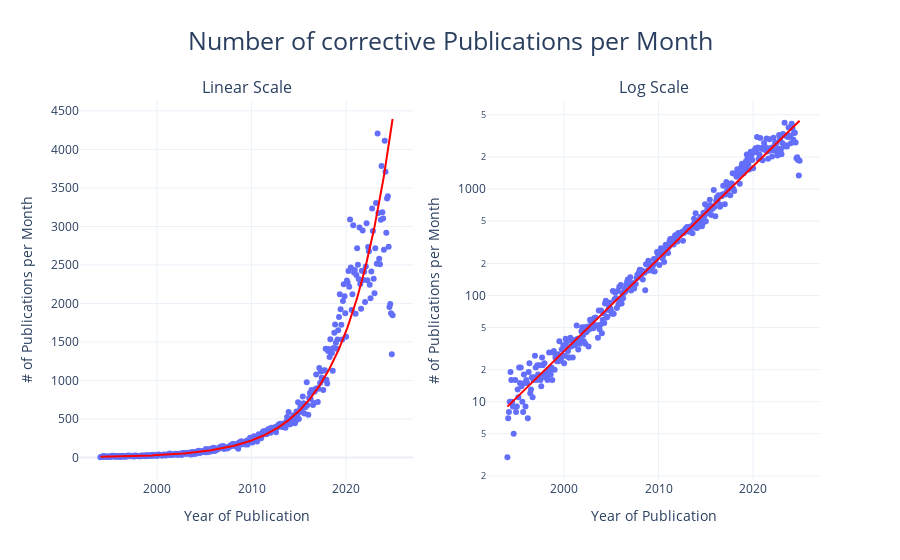

The notebook cell this image was saved under:
### Code cell
df_corrective = df_complete[~df_complete["id"].str.endswith("v1")]
plot_general_development(df_corrective, "corrective", "M")

### Figure 1 — Plotly figure (JSON) as saved in the notebook; plotly's stock layout.template omitted (floating-point values rounded to 4 significant figures; data arrays with more than 128 entries replaced by an {"elided": "..."} marker saying what was removed)
{"data": [{"hovertemplate": "period=%{x}<br>count=%{y}<extra></extra>", "legendgroup": "", "marker": {"color": "#636efa", "symbol": "circle"}, "mode": "markers", "name": "", "orientation": "v", "showlegend": false, "type": "scatter", "x": {"elided": "372 str values"}, "xaxis": "x", "y": {"elided": "372 int values"}, "yaxis": "y"}, {"hovertemplate": "<b>OLS trendline</b><br>log10(count) = 2.75653e-09 * period + -1.13418<br>R<sup>2</sup>=0.984835<br><br>period=%{x}<br>count=%{y} <b>(trend)</b><extra></extra>", "legendgroup": "", "line": {"color": "red"}, "marker": {"color": "#636efa", "symbol": "circle"}, "mode": "lines", "name": "", "showlegend": false, "type": "scatter", "x": {"elided": "372 str values"}, "xaxis": "x", "y": {"elided": "372 float values"}, "yaxis": "y"}, {"hovertemplate": "period=%{x}<br>count=%{y}<extra></extra>", "legendgroup": "", "marker": {"color": "#636efa", "symbol": "circle"}, "mode": "markers", "name": "", "orientation": "v", "showlegend": false, "type": "scatter", "x": {"elided": "372 str values"}, "xaxis": "x2", "y": {"elided": "372 int values"}, "yaxis": "y2"}, {"hovertemplate": "<b>OLS trendline</b><br>log10(count) = 2.75653e-09 * period + -1.13418<br>R<sup>2</sup>=0.984835<br><br>period=%{x}<br>count=%{y} <b>(trend)</b><extra></extra>", "legendgroup": "", "line": {"color": "red"}, "marker": {"color": "#636efa", "symbol": "circle"}, "mode": "lines", "name": "", "showlegend": false, "type": "scatter", "x": {"elided": "372 str values"}, "xaxis": "x2", "y": {"elided": "372 float values"}, "yaxis": "y2"}], "layout": {"annotations": [{"font": {"size": 16}, "showarrow": false, "text": "Linear Scale", "x": 0.225, "xanchor": "center", "xref": "paper", "y": 1, "yanchor": "bottom", "yref": "paper"}, {"font": {"size": 16}, "showarrow": false, "text": "Log Scale", "x": 0.775, "xanchor": "center", "xref": "paper", "y": 1, "yanchor": "bottom", "yref": "paper"}], "title": {"font": {"size": 25}, "text": "Number of corrective Publications per Month", "x": 0.5}, "xaxis": {"anchor": "y", "domain": [0, 0.45], "title": {"text": "Year of Publication"}}, "xaxis2": {"anchor": "y2", "domain": [0.55, 1], "title": {"text": "Year of Publication"}}, "yaxis": {"anchor": "x", "domain": [0, 1], "title": {"text": "# of Publications per Month"}, "type": "linear"}, "yaxis2": {"anchor": "x2", "domain": [0, 1], "title": {"text": "# of Publications per Month"}, "type": "log"}}}
